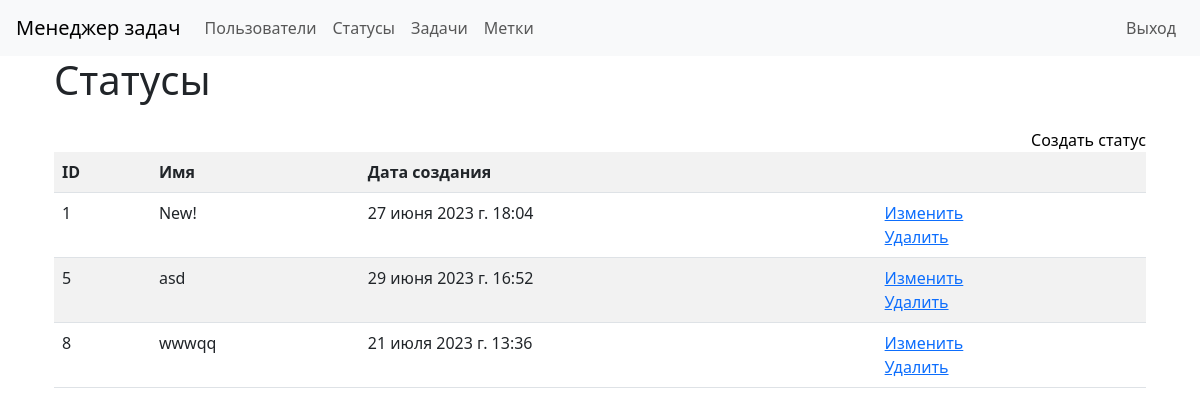
The app's page /statuses/ (signed in) with its own data.
### task_manager/statuses/models.py (models this page shows)
class StatusModel(models.Model):
    name = models.CharField(
        max_length=100, unique=True,
        error_messages={'unique': "Это имя уже существует."})
    timestamp = models.DateTimeField(auto_now_add=True)
    def __str__(self):
        return self.name

### task_manager/statuses/views.py (the view)
# urls.py: path('', views.StatusesView.as_view(),
class StatusesView(AppLoginMixin, ListView):
    template_name = 'statuses/index.html'
    model = StatusModel

### task_manager/statuses/templates/statuses/index.html
{% extends "base.html" %}
{% load i18n %}
{% block main %}
<div class="container wrapper flex-grow-1">
    <h1 class="mb-4">{% trans "Statuses" %}</h1>
    <a class="d-flex justify-content-end text-black text-decoration-none" href="{% url 'create_status' %}">{% trans "Create status" %}</a>
    <table class="table table-striped">
        <tr>
            <th>ID</th>
            <th>{% trans "Name" %}</th>
            <th>{% trans "Create at" %}</th>
            <th></th>
        </tr>
        {% for status in object_list %}
        <tr>
            <td>{{ status.id }}</td>
            <td>{{ status }}</td>
            <td>{{ status.timestamp }}</td>
            <td><a href="{% url 'update_status' pk=status.id %}">{% trans 'Update' %}</a><br>
                <a href="{% url 'delete_status' pk=status.id %}">{% trans "Delete" %}</a></td>
        </tr>
        {% endfor %}
    </table>
</div>
{% endblock %}

### records on screen
StatusModel: id "1", name "New!", timestamp "27 июня 2023 г. 18:04"
StatusModel: id "5", name "asd", timestamp "29 июня 2023 г. 16:52"
StatusModel: id "8", name "wwwqq", timestamp "21 июля 2023 г. 13:36"
